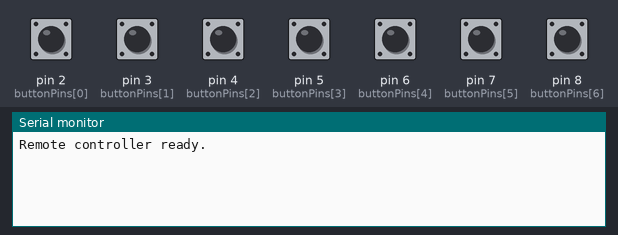
The sketch below on a simulated Arduino Nano, built with avr-gcc and run on an emulated ATmega328P. Parts: the last lines printed to the serial monitor. The test bench sets the inputs (shaded band); at power-on: pin 2 (buttonPins[0]), pin 3 (buttonPins[1]), pin 4 (buttonPins[2]), pin 5 (buttonPins[3]), pin 6 (buttonPins[4]), pin 7 (buttonPins[5]), pin 8 (buttonPins[6]) LOW. No radio packets arrive unless stated.

Above: at 1.2 s.
1.3 s: pin 2 (buttonPins[0]) pulled HIGH for 0.15 s
At 1.9 s:
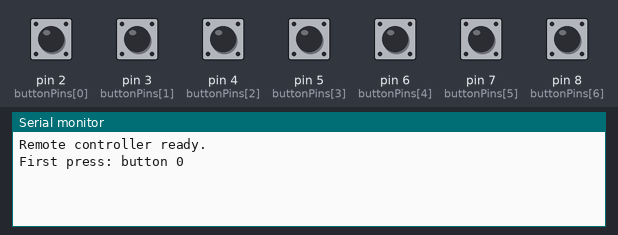
4.4 s: pin 3 (buttonPins[1]) pulled HIGH for 0.15 s
At 5.4 s:
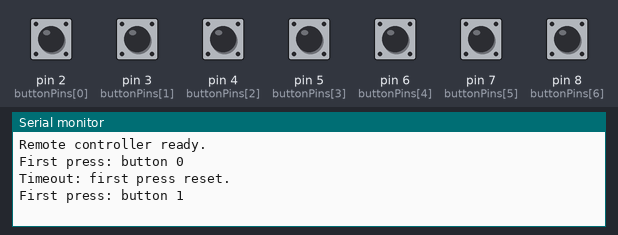
6.0 s: pin 4 (buttonPins[2]) pulled HIGH for 0.15 s
At 6.7 s:
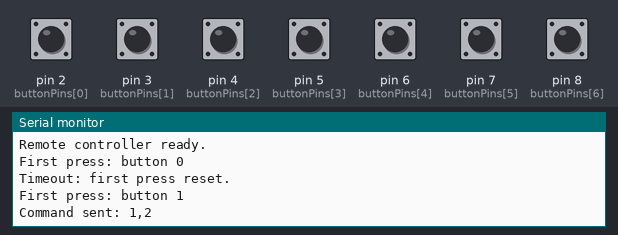
7.6 s: pin 5 (buttonPins[3]) pulled HIGH for 0.15 s
At 8.8 s:
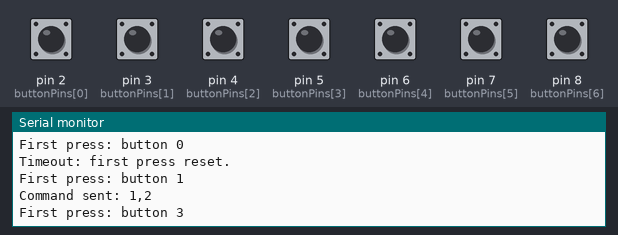
9.2 s: pin 6 (buttonPins[4]) pulled HIGH for 0.15 s
At 10.3 s:
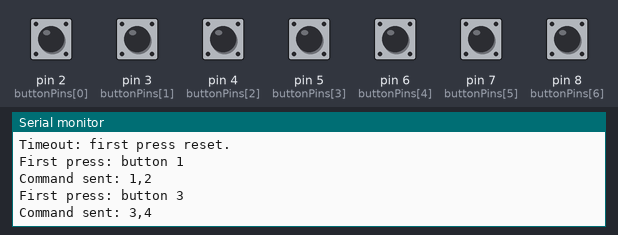
10.8 s: pin 7 (buttonPins[5]) pulled HIGH for 0.15 s
At 13.2 s:
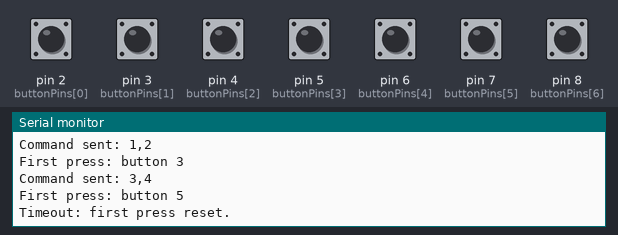
Timing chart, 0 to 13.4 s (numbered marks = the images above; inputs shaded):
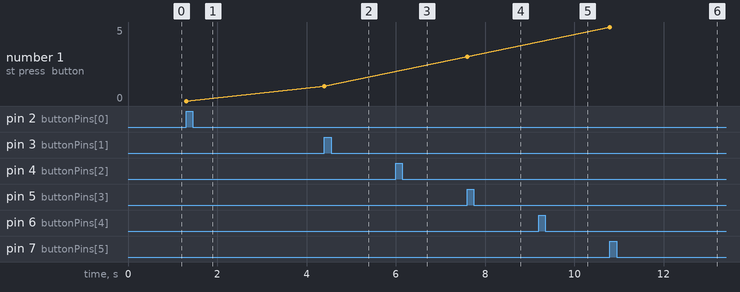

The sketch:

code_telecomando.ino
```cpp
/**
 * @file    code_telecomando.ino
 * @brief   Remote controller firmware for the "Nato Due Volte" carnival float
 *          (73rd edition of the Carnevale di Massafra).
 *
 * This sketch runs on a custom Arduino Nano shield and handles input from
 * seven physical buttons. Button presses are transmitted wirelessly via
 * the nRF24L01+ module to two independent control units, each driving a
 * scenic robotic hand (5 servo motors per hand).
 *
 * Communication protocol:
 *   A command is composed of two sequential button presses sent as a
 *   comma-separated string "firstButton,secondButton" (e.g. "0,3").
 *   The first press selects the command for controller #1 (USE_FIRST = true),
 *   the second press selects the command for controller #2 (USE_FIRST = false).
 *   A 2-second timeout resets the sequence if the second press is not received.
 *
 * Hardware:
 *   - Arduino Nano (on custom shield)
 *   - nRF24L01+ transceiver module
 *   - 7 push buttons (indexed 0–6, left to right, top to bottom)
 *
 * Dependencies:
 *   - RF24 library (available via Arduino IDE Library Manager)
 */

#include <SPI.h>
#include <nRF24L01.h>
#include <RF24.h>

#define CE_PIN 9
#define CSN_PIN 10
RF24 radio(CE_PIN, CSN_PIN);
const byte address[6] = "00001";

#define NUM_BUTTONS 7
int buttonPins[NUM_BUTTONS] = {2, 3, 4, 5, 6, 7, 8};

int lastState[NUM_BUTTONS];

int firstPressed = -1;
unsigned long firstPressTime = 0;
const unsigned long TIMEOUT = 2000; // ms - max interval between the two button presses

void setup() {
  Serial.begin(9600);

  for (int i = 0; i < NUM_BUTTONS; i++) {
    pinMode(buttonPins[i], INPUT);
    lastState[i] = LOW; // initial state: not pressed
  }

  radio.begin();
  radio.openWritingPipe(address);
  radio.setDataRate(RF24_250KBPS);
  radio.setChannel(110);
  radio.setCRCLength(RF24_CRC_16);
  radio.setAutoAck(true);
  radio.setRetries(5, 15);
  radio.setPALevel(RF24_PA_LOW);
  radio.stopListening(); // transmit mode

  Serial.println("Remote controller ready.");
}

void loop() {
  // Reset first press if timeout has elapsed
  if (firstPressed != -1 && (millis() - firstPressTime > TIMEOUT)){
    Serial.println("Timeout: first press reset.");
    firstPressed = -1;
  }

  for (int i = 0; i < NUM_BUTTONS; i++) {
    int state = digitalRead(buttonPins[i]);

    // Rising edge detected (button just pressed)
    if (state == HIGH && lastState[i] == LOW) {
      if (firstPressed == -1){
        // Record first press
        firstPressed = i;
        firstPressTime = millis();
        Serial.print("First press: button ");
        Serial.println(i);
      } else {
        // Second press: build and transmit command string
        char message[16];
        snprintf(message, sizeof(message), "%d,%d", firstPressed, i);
        radio.write(&message, sizeof(message));
        Serial.print("Command sent: ");
        Serial.println(message);

        firstPressed = -1; // reset for next command
      }
      delay(200); // debounce
    }
    lastState[i] = state;
  }
}
```

Measured:
- after the input at 1.3 s, the serial monitor: prints a new line at once (image 1)
- after the input at 4.4 s, the serial monitor: prints a new line at once (image 2)
- after the input at 6.0 s, the serial monitor: prints a new line at once (image 3)
- after the input at 7.6 s, the serial monitor: prints a new line at once (image 4)
- after the input at 9.2 s, the serial monitor: prints a new line at once (image 5)
- after the input at 10.8 s, the serial monitor: prints a new line at once (image 6)
- plotted number 1: 0 → 1 after the input at 4.4 s, 1 → 3 after the input at 7.6 s, 3 → 5 after the input at 10.8 s
